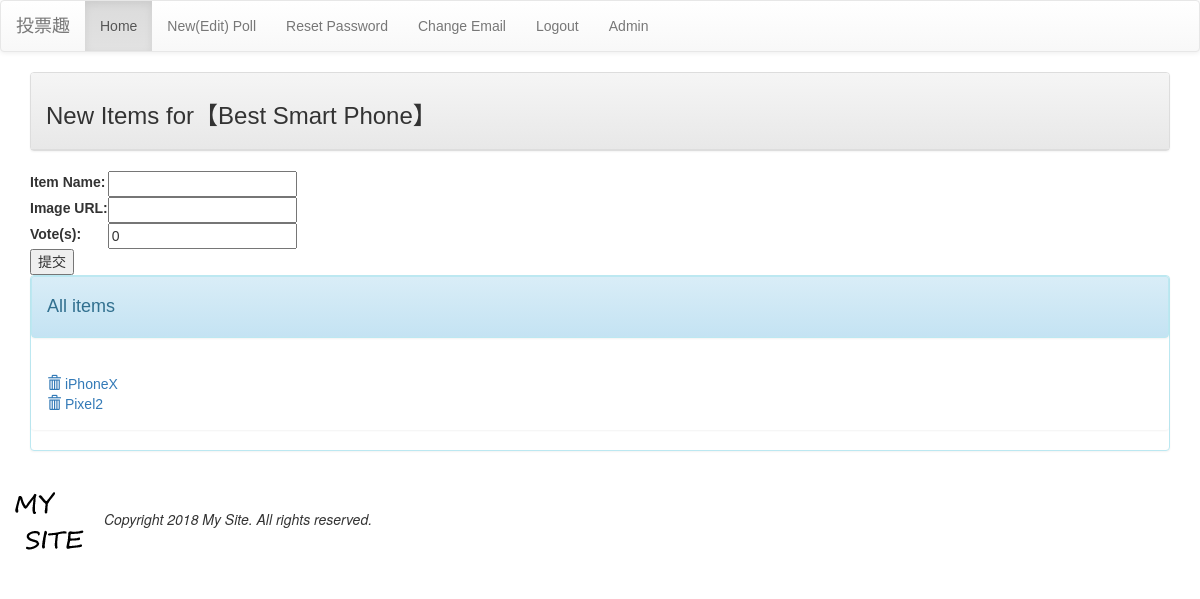
/addpollitem/2 (signed in), run on the app's committed database.
### mysite/models.py (models this page shows, shortened)
@python_2_unicode_compatible
class Poll(models.Model):
    user = models.ForeignKey(User,on_delete=models.CASCADE)
    name = models.CharField(max_length=200,null=False)
    created_at = models.DateField(auto_now_add=True)
    enabled = models.BooleanField(default=False)

@python_2_unicode_compatible
class PollItem(models.Model):
    poll = models.ForeignKey(Poll,on_delete=models.CASCADE)
    name = models.CharField(max_length=200,null=False)
    image_url = models.CharField(max_length=200,null=True,blank=True)
    vote = models.PositiveIntegerField(default=0)

### mysite/views.py (the view)
# urls.py: url(r'^addpollitem/(\d+)$', views.addpollitem, name='addpollitem-url'),
@login_required
def addpollitem(request, pollid=''):
    if request.method == 'POST':
        pollid = request.POST['pollid']
        poll = models.Poll.objects.get(id=pollid)
        new_pollitem = models.PollItem(poll=poll)
        form = forms.PollItemForm(request.POST, instance=new_pollitem)
        if form.is_valid():
            form.save()
            return redirect('/addpollitem/'+pollid)
    else:
        form = forms.PollItemForm()
    poll = models.Poll.objects.get(id=pollid)
    pollitems = models.PollItem.objects.filter(poll=poll)
    template = get_template('addpollitem.html')
    request_context = RequestContext(request)
    request_context.push(locals())
    html = template.render(request_context)
    return HttpResponse(html)

### mysite/forms.py
class PollItemForm(ModelForm):
    class Meta:
        model = models.PollItem
        fields = ['name', 'image_url', 'vote']
    def __init__(self, *args, **kwargs):
        super(PollItemForm, self).__init__(*args, **kwargs)
        self.fields['name'].label = 'Item Name'
        self.fields['image_url'].label = 'Image URL'
        self.fields['vote'].label = 'Vote(s)'

### templates/addpollitem.html (shortened to what this page needs)
{% extends "base.html" %}
{% block content %}
<div class='container'>
    <div class='row'>
        <div class='col-md-12'>
            <div class='panel panel-default'>
                <div class='panel-heading'>
                    <h3>New Items for【{{poll.name}}】</h3>
                </div>
            </div>
        </div>
    </div>
    <form method='POST' action=".">
        <table>
            {{ form.as_table }}
        </table>
        <input type='submit' value='提交'>
    </form>
    <div class='row'>
        <div class='col-sm-12'>
            <div class='panel panel-info'>
                <div class='panel panel-heading'>
                    <h4>All items</h4>
                </div>
                <div class='panel panel-body'>
                    {% for pollitem in pollitems %}
                        <div class='listgroup'>
                            <div class='listgroup-item'>
                                <a href='{% url "delpollitem-url" poll.id pollitem.id %}' title='Delete'>
                                    <span class='glyphicon glyphicon-trash'>
                                    </span>
                                </a>
                                    <a href='{{pollitem.image_url}}'>{{ pollitem.name }}</a>
                            </div>
                        </div>
                    {% empty %}
                        <em>No items available</em>
                    {% endfor %}
                </div>
            </div>
        </div>
    </div>
</div>
{% endblock %}

### templates/base.html (style rules this page uses)
h1,h2,h3,h4,h5,p,div { font-family: arial }

### data on the page
Poll: name "Best Smart Phone"
PollItem: name "iPhoneX"
PollItem: name "Pixel2"
